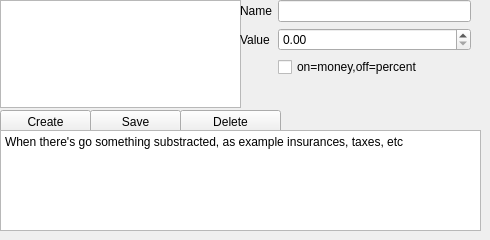
         <widget class="QWidget" name="tab_2">
          <attribute name="title">
           <string>Loan Distractions</string>
          </attribute>
          <widget class="QWidget" name="formLayoutWidget_6">
           <property name="geometry">
            <rect>
             <x>0</x>
             <y>0</y>
             <width>241</width>
             <height>108</height>
            </rect>
           </property>
           <layout class="QFormLayout" name="formLayout_6">
            <property name="fieldGrowthPolicy">
             <enum>QFormLayout::ExpandingFieldsGrow</enum>
            </property>
            <item row="0" column="0" colspan="2">
             <widget class="QListWidget" name="loanDistractionList"/>
            </item>
           </layout>
          </widget>
          <widget class="QPushButton" name="createLoanDistraction">
           <property name="geometry">
            <rect>
             <x>0</x>
             <y>110</y>
             <width>91</width>
             <height>23</height>
            </rect>
           </property>
           <property name="text">
            <string>Create</string>
           </property>
          </widget>
          <widget class="QPushButton" name="saveLoanDistraction">
           <property name="geometry">
            <rect>
             <x>90</x>
             <y>110</y>
             <width>91</width>
             <height>23</height>
            </rect>
           </property>
           <property name="text">
            <string>Save</string>
           </property>
          </widget>
          <widget class="QPushButton" name="deleteLoanDistraction">
           <property name="geometry">
            <rect>
             <x>180</x>
             <y>110</y>
             <width>101</width>
             <height>23</height>
            </rect>
           </property>
           <property name="text">
            <string>Delete</string>
           </property>
          </widget>
          <widget class="QWidget" name="formLayoutWidget_8">
           <property name="geometry">
            <rect>
             <x>240</x>
             <y>0</y>
             <width>231</width>
             <height>101</height>
            </rect>
           </property>
           <layout class="QFormLayout" name="formLayout_8">
            <item row="0" column="0">
             <widget class="QLabel" name="label_21">
              <property name="text">
               <string>Name</string>
              </property>
             </widget>
            </item>
            <item row="0" column="1">
             <widget class="QLineEdit" name="loanDistractionName"/>
            </item>
            <item row="1" column="0">
             <widget class="QLabel" name="label_22">
              <property name="text">
               <string>Value</string>
              </property>
             </widget>
            </item>
            <item row="1" column="1">
             <widget class="QDoubleSpinBox" name="loanDistractionValue">
              <property name="maximum">
               <double>9999.989999999999782</double>
              </property>
             </widget>
            </item>
            <item row="2" column="1">
             <widget class="QCheckBox" name="loanDistractionMoney">
              <property name="text">
               <string>on=money,off=percent</string>
              </property>
             </widget>
            </item>
           </layout>
          </widget>
          <widget class="QPlainTextEdit" name="plainTextEdit_4">
           <property name="geometry">
            <rect>
             <x>0</x>
             <y>130</y>
             <width>481</width>
             <height>101</height>
            </rect>
           </property>
           <property name="plainText">
            <string>When there's go something substracted, as example insurances, taxes, etc</string>
           </property>
          </widget>
         </widget>
